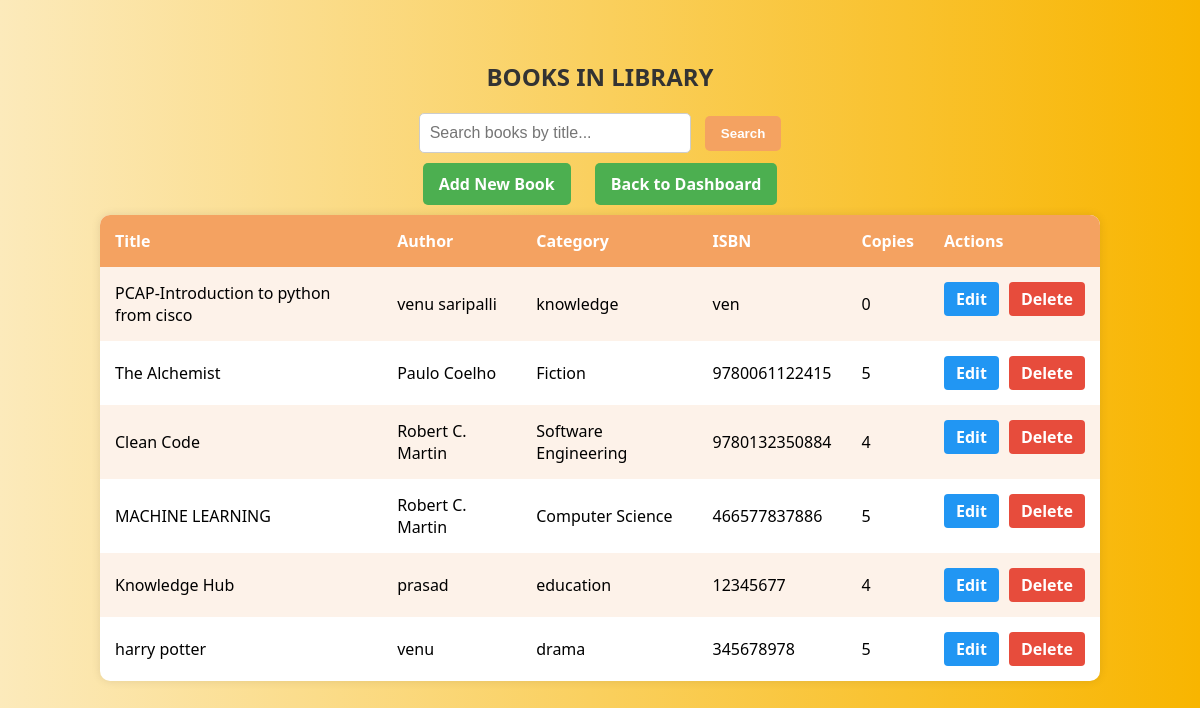
The page /books/ (signed in) on the database its author committed.
### books/models.py (models this page shows, shortened)
class Book(models.Model):
    title = models.CharField(max_length=255)
    author = models.CharField(max_length=255)
    category = models.CharField(max_length=100)
    isbn = models.CharField(max_length=20, unique=True)
    copies_available = models.PositiveIntegerField(default=1)

### books/views.py (the view)
# urls.py: path('', views.book_list, name='book_list'),
@login_required
def book_list(request):
    query = request.GET.get('q')  # Search query
    if query:
        books = Book.objects.filter(title__icontains=query)
    else:
        books = Book.objects.all()
    return render(request, 'books/book_list.html', {'books': books, 'query': query})

### books/templates/books/book_list.html (shortened to what this page needs)
<!DOCTYPE html>
<html lang="en">
<head>
</head>
<body>
    <h2>BOOKS IN LIBRARY</h2>
    <form method="get" action="">
        <input type="text" name="q" placeholder="Search books by title..." value="{{ query|default:'' }}">
        <button type="submit">Search</button>
    </form>
    <div class="buttons">
        {% if request.user.is_staff %}
            <a href="{% url 'book_add' %}">Add New Book</a>
        {% endif %}
        <a href="{% url 'dashboard' %}">Back to Dashboard</a>
    </div>
    <table>
        <tr>
            <th>Title</th>
            <th>Author</th>
            <th>Category</th>
            <th>ISBN</th>
            <th>Copies</th>
            <th>Actions</th>
        </tr>
        {% for book in books %}
        <tr>
            <td>{{ book.title }}</td>
            <td>{{ book.author }}</td>
            <td>{{ book.category }}</td>
            <td>{{ book.isbn }}</td>
            <td>{{ book.copies_available }}</td>
            <td class="action-links">
                {% if request.user.is_staff %}
                    <a href="{% url 'book_edit' book.pk %}" class="edit">Edit</a>
                    <a href="{% url 'book_delete' book.pk %}" class="delete">Delete</a>
                {% else %}
                    <span style="color: gray;">N/A</span>
                {% endif %}
            </td>
        </tr>
        {% empty %}
        <tr>
            <td colspan="6" style="text-align:center;">No books found in the library.</td>
        </tr>
        {% endfor %}
    </table>
</body>
</html>

### books/templates/books/book_list.html (style rules this page uses)
body { font-family: 'Segoe UI', sans-serif; background: linear-gradient(to right, #fceabb, #f8b500); margin: 0; padding: 40px; display: flex; flex-direction: column; align-items: center; }
h2 { color: #333; margin-bottom: 20px; }
form { margin-bottom: 20px; text-align: center; }
input[type="text"] { padding: 10px; width: 250px; border-radius: 5px; border: 1px solid #ccc; font-size: 16px; }
button[type="submit"] { padding: 10px 16px; background-color: #f4a261; color: white; border: none; border-radius: 5px; font-weight: bold; margin-left: 10px; cursor: pointer; }
.buttons { margin-bottom: 20px; }
.buttons a { background-color: #4CAF50; color: white; padding: 10px 16px; text-decoration: none; border-radius: 5px; margin: 0 10px; font-weight: bold; transition: background-color 0.3s ease; }
table { border-collapse: collapse; width: 90%; max-width: 1000px; background-color: white; box-shadow: 0px 0px 10px rgba(0,0,0,0.1); border-radius: 10px; overflow: hidden; }
th, td { padding: 15px; text-align: left; }
th { background-color: #f4a261; color: white; }
tr:nth-child(even) { background-color: #fdf2e9; }
.action-links { display: flex; gap: 10px; }
.action-links a { text-decoration: none; padding: 6px 12px; border-radius: 4px; color: white; font-weight: bold; display: inline-block; }
.action-links a.edit { background-color: #2196F3; }
.action-links a.delete { background-color: #e74c3c; }

### rows shown on the page
Book: title "PCAP-Introduction to python from cisco", author "venu saripalli", category "knowledge", isbn "ven", copies_available "0"
Book: title "The Alchemist", author "Paulo Coelho", category "Fiction", isbn "9780061122415", copies_available "5"
Book: title "Clean Code", author "Robert C. Martin", category "Software Engineering", isbn "9780132350884", copies_available "4"
Book: title "MACHINE LEARNING", author "Robert C. Martin", category "Computer Science", isbn "466577837886", copies_available "5"
Book: title "Knowledge Hub", author "prasad", category "education", isbn "12345677", copies_available "4"
Book: title "harry potter", author "venu", category "drama", isbn "345678978", copies_available "5"
